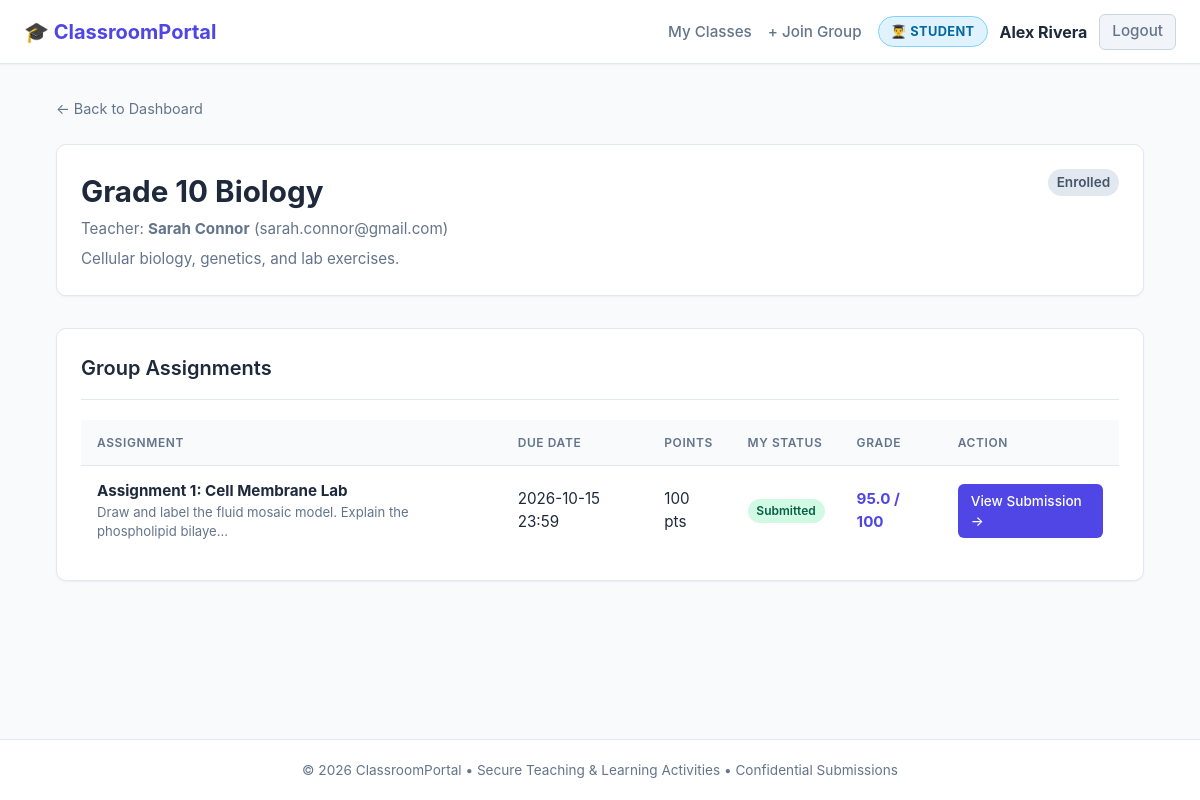
/student/groups/11 (signed in), run on the app's committed database.
### tables this page shows
CREATE TABLE users (
            id INTEGER PRIMARY KEY AUTOINCREMENT,
            username TEXT UNIQUE NOT NULL,
            email TEXT UNIQUE NOT NULL,
            password_hash TEXT NOT NULL,
            role TEXT NOT NULL CHECK(role IN ('teacher', 'student')),
            full_name TEXT NOT NULL,
            created_at TIMESTAMP DEFAULT CURRENT_TIMESTAMP
        );

CREATE TABLE groups (
            id INTEGER PRIMARY KEY AUTOINCREMENT,
            name TEXT NOT NULL,
            description TEXT,
            join_code TEXT UNIQUE NOT NULL,
            teacher_id INTEGER NOT NULL,
            created_at TIMESTAMP DEFAULT CURRENT_TIMESTAMP,
            FOREIGN KEY (teacher_id) REFERENCES users(id) ON DELETE CASCADE
        );

CREATE TABLE submissions (
            id INTEGER PRIMARY KEY AUTOINCREMENT,
            assignment_id INTEGER NOT NULL,
            student_id INTEGER NOT NULL,
            stored_filename TEXT NOT NULL,
            original_filename TEXT NOT NULL,
            notes TEXT,
            submitted_at TIMESTAMP DEFAULT CURRENT_TIMESTAMP,
            grade REAL,
            feedback TEXT,
            graded_at TIMESTAMP,
            FOREIGN KEY (assignment_id) REFERENCES assignments(id) ON DELETE CASCADE,
            FOREIGN KEY (student_id) REFERENCES users(id) ON DELETE CASCADE,
            UNIQUE(assignment_id, student_id)
        );

CREATE TABLE assignments (
            id INTEGER PRIMARY KEY AUTOINCREMENT,
            group_id INTEGER NOT NULL,
            title TEXT NOT NULL,
            description TEXT NOT NULL,
            due_date TEXT,
            max_points INTEGER DEFAULT 100,
            attachment_filename TEXT,
            original_attachment_name TEXT,
            created_at TIMESTAMP DEFAULT CURRENT_TIMESTAMP,
            FOREIGN KEY (group_id) REFERENCES groups(id) ON DELETE CASCADE
        );

### app.py (the view)
@app.route('/student/groups/<int:group_id>')
@student_required
def student_group_detail(group_id):
    db = get_db()
    membership = db.execute(
        'SELECT * FROM group_memberships WHERE group_id = ? AND student_id = ?',
        (group_id, g.user['id'])
    ).fetchone()
    if not membership:
        flash('You are not enrolled in this group.', 'danger')
        return redirect(url_for('student_dashboard'))
    group = db.execute(
        '''SELECT g.*, u.full_name AS teacher_name, u.email AS teacher_email
           FROM groups g
           JOIN users u ON g.teacher_id = u.id
           WHERE g.id = ?''',
        (group_id,)
    ).fetchone()
    assignments = db.execute(
        '''SELECT a.*,
                  s.id AS submission_id, s.submitted_at, s.grade, s.feedback
           FROM assignments a
           LEFT JOIN submissions s ON s.assignment_id = a.id AND s.student_id = ?
           WHERE a.group_id = ?
           ORDER BY a.created_at DESC''',
        (g.user['id'], group_id)
    ).fetchall()
    return render_template('student/group_detail.html', group=group, assignments=assignments)

### app.py (called while the page is built)
def get_db():
    db = getattr(g, '_database', None)
    if db is None:
        db_file = app.config.get('DATABASE_PATH', DATABASE_PATH)
        db = g._database = create_connection(db_file)
    return db

@app.teardown_appcontext
def close_connection(exception):
    db = getattr(g, '_database', None)
    if db is not None:
        db.close()

def get_current_user():
    if 'user_id' not in session:
        return None
    db = get_db()
    user = db.execute('SELECT * FROM users WHERE id = ?', (session['user_id'],)).fetchone()
    return user

@app.before_request
def load_user():
    g.user = get_current_user()

def student_required(f):
    @wraps(f)
    def decorated_function(*args, **kwargs):
        if g.user is None or g.user['role'] != 'student':
            flash('Access restricted to students only.', 'danger')
            return redirect(url_for('index'))
        return f(*args, **kwargs)
    return decorated_function

### database.py (called while the page is built)
def create_connection(path=None):
    db_file = path or DATABASE_PATH
    conn = sqlite3.connect(db_file)
    conn.row_factory = sqlite3.Row
    conn.execute("PRAGMA foreign_keys = ON;")
    return conn

### templates/student/group_detail.html (shortened to what this page needs)
{% extends "base.html" %}
{% block content %}
<div style="margin-bottom: 1.5rem;">
    <a href="{{ url_for('student_dashboard') }}" style="color: var(--text-muted); text-decoration: none; font-size: 0.9rem;">
        &larr; Back to Dashboard
    </a>
</div>
<div class="card" style="margin-bottom: 2rem;">
    <div style="display: flex; justify-content: space-between; align-items: flex-start; flex-wrap: wrap; gap: 1rem;">
        <div>
            <h1 style="font-size: 1.85rem; font-weight: 700; margin-bottom: 0.25rem;">{{ group['name'] }}</h1>
            <div style="color: var(--text-muted); font-size: 0.95rem; margin-bottom: 0.5rem;">
                Teacher: <strong>{{ group['teacher_name'] }}</strong> ({{ group['teacher_email'] }})
            </div>
            {% if group['description'] %}
                <p style="color: var(--text-muted); font-size: 0.95rem;">{{ group['description'] }}</p>
            {% endif %}
        </div>
        <div>
            <span class="badge badge-secondary" style="font-size: 0.85rem;">Enrolled</span>
        </div>
    </div>
</div>
<div class="card">
    <div class="card-header">
        <h2 class="card-title">Group Assignments</h2>
    </div>
    {% if assignments %}
        <div class="table-container">
            <table class="table">
                <thead>
                    <tr>
                        <th>Assignment</th>
                        <th>Due Date</th>
                        <th>Points</th>
                        <th>My Status</th>
                        <th>Grade</th>
                        <th>Action</th>
                    </tr>
                </thead>
                <tbody>
                    {% for a in assignments %}
                        <tr>
                            <td>
                                <strong>{{ a['title'] }}</strong>
                                <div style="font-size: 0.82rem; color: var(--text-muted);">{{ a['description'][:70] }}{% if a['description']|length > 70 %}...{% endif %}</div>
                            </td>
                            <td>
                                {% if a['due_date'] %}
                                    <span>{{ a['due_date'] }}</span>
                                {% else %}
                                    <span style="color: var(--text-muted);">No deadline</span>
                                {% endif %}
                            </td>
                            <td>{{ a['max_points'] }} pts</td>
                            <td>
                                {% if a['submission_id'] %}
                                    <span class="badge badge-success">Submitted</span>
                                {% else %}
                                    <span class="badge badge-danger">Not Submitted</span>
                                {% endif %}
                            </td>
                            <td>
                                {% if a['grade'] is not none %}
                                    <strong style="color: var(--primary);">{{ a['grade'] }} / {{ a['max_points'] }}</strong>
                                {% else %}
                                    <span style="color: var(--text-muted);">-</span>
                                {% endif %}
                            </td>
                            <td>
                                <a href="{{ url_for('student_assignment_detail', assignment_id=a['id']) }}" class="btn btn-primary btn-sm">
                                    {% if a['submission_id'] %}View Submission{% else %}Submit{% endif %} &rarr;
                                </a>
                            </td>
                        </tr>
                    {% endfor %}
                </tbody>
            </table>
        </div>
    {% else %}
        <div style="text-align: center; padding: 2rem 1rem; color: var(--text-muted);">
            No assignments have been posted in this group yet.
        </div>
    {% endif %}
</div>
{% endblock %}

### templates/base.html (shortened to what this page needs)
<!DOCTYPE html>
<html lang="en">
<head>
    <link rel="stylesheet" href="{{ url_for('static', filename='css/style.css') }}">
</head>
<body>
    <header class="navbar">
        <a href="{{ url_for('index') }}" class="nav-brand">
            <span>🎓 ClassroomPortal</span>
        </a>
        <nav>
            <ul class="nav-links">
                {% if g.user %}
                    {% if g.user['role'] == 'teacher' %}
                        <li><a href="{{ url_for('teacher_dashboard') }}">My Groups</a></li>
                        <li><a href="{{ url_for('teacher_create_group') }}">+ New Group</a></li>
                    {% else %}
                        <li><a href="{{ url_for('student_dashboard') }}">My Classes</a></li>
                        <li><a href="{{ url_for('student_join_group') }}">+ Join Group</a></li>
                    {% endif %}
                    <li class="nav-user">
                        {% if g.user['role'] == 'teacher' %}
                            <span class="user-badge teacher">👨‍🏫 Teacher</span>
                        {% else %}
                            <span class="user-badge student">👨‍🎓 Student</span>
                        {% endif %}
                        <strong>{{ g.user['full_name'] }}</strong>
                        <a href="{{ url_for('logout') }}" class="btn btn-secondary btn-sm">Logout</a>
                    </li>
                {% else %}
                    <li><a href="{{ url_for('login') }}">Log In</a></li>
                    <li><a href="{{ url_for('register') }}" class="btn btn-primary btn-sm">Register</a></li>
                {% endif %}
            </ul>
        </nav>
    </header>
    <main class="container">
        {% block content %}{% endblock %}
    </main>
    <footer>
        <p>&copy; 2026 ClassroomPortal &bull; Secure Teaching &amp; Learning Activities &bull; Confidential Submissions</p>
    </footer>
</body>
</html>

### static/css/style.css (style rules this page uses)
:root { --primary: #4f46e5; --primary-hover: #4338ca; --primary-light: #eef2ff; --secondary: #0ea5e9; --success: #10b981; --success-light: #d1fae5; --warning: #f59e0b; --warning-light: #fef3c7; --danger: #ef4444; --danger-light: #fee2e2; --text-main: #1e293b; --text-muted: #64748b; --bg-page: #f8fafc; --bg-card: #ffffff; --border-color: #e2e8f0; --radius-sm: 6px; --radius-md: 10px; --radius-lg: 14px; --shadow-sm: 0 1px 2px 0 rgba(0, 0, 0, 0.05); --shadow-md: 0 4px 6px -1px rgba(0, 0, 0, 0.1), 0 2px 4px -1px rgba(0, 0, 0, 0.06); --shadow-lg: 0 10px 15px -3px rgba(0, 0, 0, 0.1), 0 4px 6px -2px rgba(0, 0, 0, 0.05); }
* { box-sizing: border-box; margin: 0; padding: 0; }
body { font-family: -apple-system, BlinkMacSystemFont, "Segoe UI", Roboto, "Helvetica Neue", Arial, sans-serif; background-color: var(--bg-page); color: var(--text-main); line-height: 1.5; min-height: 100vh; display: flex; flex-direction: column; }
.navbar { background: #ffffff; border-bottom: 1px solid var(--border-color); padding: 0.85rem 1.5rem; display: flex; justify-content: space-between; align-items: center; box-shadow: var(--shadow-sm); position: sticky; top: 0; z-index: 50; }
.nav-brand { font-size: 1.25rem; font-weight: 700; color: var(--primary); text-decoration: none; display: flex; align-items: center; gap: 0.5rem; }
.nav-links { display: flex; align-items: center; gap: 1rem; list-style: none; }
.nav-links a { color: var(--text-muted); text-decoration: none; font-weight: 500; font-size: 0.95rem; transition: color 0.15s ease; }
.nav-user { display: flex; align-items: center; gap: 0.75rem; }
.user-badge { padding: 0.2rem 0.6rem; border-radius: 9999px; font-size: 0.75rem; font-weight: 600; text-transform: uppercase; letter-spacing: 0.05em; }
.user-badge.student { background-color: #e0f2fe; color: #0369a1; border: 1px solid #bae6fd; }
.container { width: 100%; max-width: 1120px; margin: 0 auto; padding: 2rem 1rem; flex: 1; }
.card { background-color: var(--bg-card); border: 1px solid var(--border-color); border-radius: var(--radius-md); box-shadow: var(--shadow-sm); padding: 1.5rem; margin-bottom: 1.5rem; }
.card-header { display: flex; justify-content: space-between; align-items: center; border-bottom: 1px solid var(--border-color); padding-bottom: 1rem; margin-bottom: 1.25rem; }
.card-title { font-size: 1.25rem; font-weight: 600; color: var(--text-main); }
.btn { display: inline-flex; align-items: center; justify-content: center; padding: 0.6rem 1.2rem; border-radius: var(--radius-sm); font-size: 0.95rem; font-weight: 500; text-decoration: none; cursor: pointer; border: 1px solid transparent; transition: all 0.15s ease; gap: 0.4rem; }
.btn-primary { background-color: var(--primary); color: #ffffff; }
.btn-secondary { background-color: #f1f5f9; color: #334155; border-color: #cbd5e1; }
.btn-sm { padding: 0.35rem 0.75rem; font-size: 0.85rem; }
.table-container { overflow-x: auto; }
.table { width: 100%; border-collapse: collapse; font-size: 0.95rem; text-align: left; }
.table th, .table td { padding: 0.85rem 1rem; border-bottom: 1px solid var(--border-color); }
.table th { background-color: #f8fafc; color: var(--text-muted); font-weight: 600; text-transform: uppercase; font-size: 0.75rem; letter-spacing: 0.05em; }
.table tr:last-child td { border-bottom: none; }
.badge { display: inline-flex; align-items: center; padding: 0.2rem 0.55rem; border-radius: 9999px; font-size: 0.75rem; font-weight: 600; }
.badge-success { background-color: var(--success-light); color: #065f46; }
.badge-secondary { background-color: #e2e8f0; color: #475569; }
footer { border-top: 1px solid var(--border-color); background-color: #ffffff; padding: 1.25rem 1rem; text-align: center; font-size: 0.85rem; color: var(--text-muted); }
.user-badge { padding: 0.3rem 0.75rem; border-radius: 9999px; font-size: 0.8rem; font-weight: 700; display: inline-flex; align-items: center; gap: 0.35rem; letter-spacing: 0.03em; }
.user-badge.student { background-color: #e0f2fe; color: #0369a1; border: 1px solid #7dd3fc; }

### data on the page
users: user.full_name "Alex Rivera"
groups: name "Grade 10 Biology", description "Cellular biology, genetics, and lab exercises."
users: teacher_name "Sarah Connor", teacher_email "sarah.connor@gmail.com"
submissions: title "Assignment 1: Cell Membrane Lab", description "Draw and label the fluid mosaic model. Explain the phospholipid bilaye", due_date "2026-10-15 23:59", max_points "100", shows "Submitted", grade "95.0", shows "View Submission"
